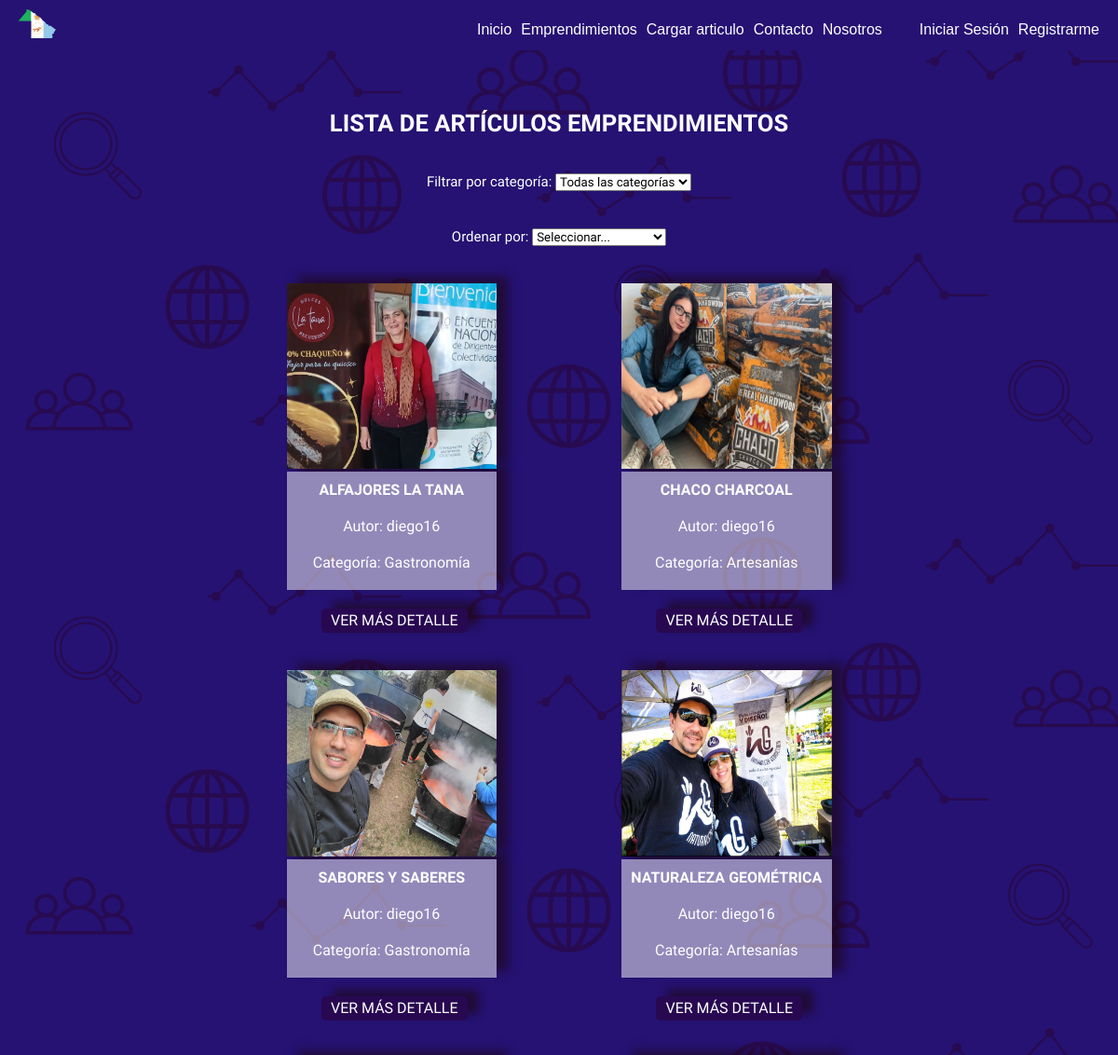
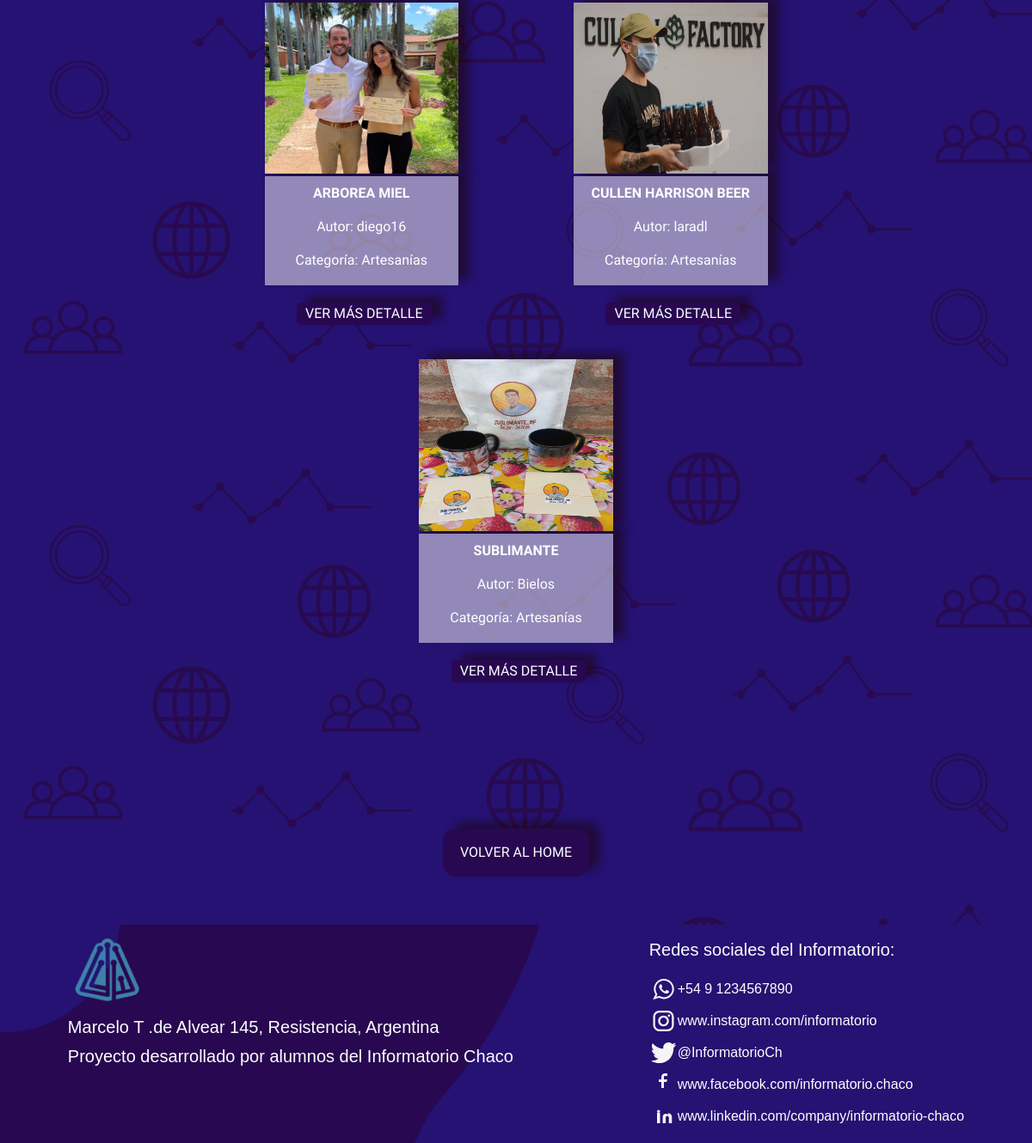
Screenshot of /emprendimientos/articulos/ with the database file from the repository (2 pictures, top to bottom).
### apps/emprendimientos/models.py (models this page shows, shortened)
class Articulo(models.Model):
    titulo = models.CharField(max_length=200)
    contenido = models.TextField()
    autor = models.ForeignKey(User, on_delete=models.CASCADE)
    categoria = models.ForeignKey(Categoria, on_delete=models.SET_NULL, null=True)
    fecha_publicacion = models.DateTimeField(auto_now_add=True)
    imagen = models.ImageField(upload_to='imagenes/', blank=True, null=True)
    destacado = models.BooleanField(default=False)
    visitas = models.PositiveIntegerField(default=0)

class Categoria(models.Model):
    nombre = models.CharField(max_length=100)
    descripcion = models.TextField(blank=True, null=True)

### apps/emprendimientos/views.py (the view)
# urls.py: path('articulos/', ArticuloListView.as_view(), name='lista_articulos'),
class ArticuloListView(ListView):
    model = Articulo
    template_name = 'emprendimientos/lista_articulos.html'
    context_object_name = 'articulos'
    def get_queryset(self):
        queryset = super().get_queryset()
        categoria_id = self.request.GET.get('categoria')
        ordenar_por = self.request.GET.get('ordenar_por')
        if categoria_id:
            queryset = queryset.filter(categoria_id=categoria_id)
        if ordenar_por == 'asc':
            queryset = queryset.order_by('visitas')
        elif ordenar_por == 'desc':
            queryset = queryset.order_by('-visitas')
        elif ordenar_por == 'fecha_asc':
            queryset = queryset.order_by('fecha_publicacion')  # Orden ascendente por fecha
        elif ordenar_por == 'fecha_desc':
            queryset = queryset.order_by('-fecha_publicacion')  # Orden descendente por fecha
        return queryset
    def get_context_data(self, **kwargs):
        context = super().get_context_data(**kwargs)
        context['categorias'] = Categoria.objects.all()
        return context

### templates/emprendimientos/lista_articulos.html (shortened to what this page needs)
{% extends 'base.html' %}
{% block contenido %}
<section class="contenedor__listas">
<div class="titulo__articulos">
    <h2>LISTA DE ARTÍCULOS EMPRENDIMIENTOS</h2>
</div>
    <div class="filtrado__lista">
        <form method="GET" action="">
            <label for="categoria">Filtrar por categoría:</label>
            <select name="categoria" id="categoria" onchange="this.form.submit()">
                <option value="">Todas las categorías</option>
            </select>
        </form>
    </div>
    <div class="ordenar__opciones">
        <form method="GET" action="">
            <label for="ordenar">Ordenar por:</label>
            <select name="ordenar_por" id="ordenar" onchange="this.form.submit()">
                <option value="">Seleccionar...</option>
            </select>
        </form>
    </div>
    <div class="articulos__cargados">
        {% for articulo in object_list %}
        <div class="articulo-item">
            {% if articulo.imagen %}
            <a href="{% url 'emprendimientos:detalle_articulo' articulo.pk %}">
                <img class="imagen__cargadad" src="{{ articulo.imagen.url }}" alt="{{ articulo.titulo }}">
            {% else %}
                <p>No hay imagen disponible</p>
            {% endif %}
                <div class="articulo_caracteristicas">
                    <p class="articulo__titulo"> {{ articulo.titulo }}</p>
                    <p>Autor: {{ articulo.autor }}</p>
                    <p><strong>Categoría:</strong> {{ articulo.categoria.nombre }}</p>
                </div>
            </a>
            <a class="detalles" href="{% url 'emprendimientos:detalle_articulo' articulo.pk %}">VER MÁS DETALLE</a>
        </div>
        {% empty %}
        <div class="zero__articulos">
            <p>No hay artículos disponibles en esta categoría.</p>
        </div>
        {% endfor %}
    </div>
    <div class="boton__home">
        <a class="regreso__home" href="{% url 'index' %}">VOLVER AL HOME</a>
    </div>
</section>
{% endblock contenido %}

### templates/base.html (shortened to what this page needs)
{% load static %}
<!doctype html>
<html lang="en">
    <head>
        <link rel="stylesheet" href="{% static 'css/style.css' %}">
        <link rel="stylesheet" href="{% static 'css/index.css' %}">
        <link rel="stylesheet" href="{% static 'css/reset.css' %}">
        <link rel="stylesheet" href="{% static 'css/lista_articulos.css' %}">
        <link rel="stylesheet" href="{% static 'css/crear_articulo.css' %}">
        <link rel="stylesheet" href="{% static 'css/registro.css' %}">
        <link rel="stylesheet" href="{% static 'css/login.css' %}">
        <link rel="stylesheet" href="{% static 'css/nosotros.css' %}">
        <link rel="stylesheet" href="{% static 'css/detalle_articulo.css' %}">
        <link rel="stylesheet" href="{% static 'css/contacto.css' %}">
        <link rel="stylesheet" href="{% static 'css/perfil.css' %}">
        <link rel="stylesheet" href="{% static 'css/editar_articulo.css' %}">
        <link rel="stylesheet" href="{% static 'css/editar_comentario.css' %}">
        <link rel="stylesheet" href="{% static 'css/eliminar_articulo.css' %}">
    </head>
    <body>
        <div class="contenendor__encabezado">
            <header class="encabezado">
                <div class="log">
                    <img class="logo_chaco" src="{% static 'img/logo_chaco.png' %}" alt="">
                </div>
                <div class="contenedor__navegacion">
                    <nav class="encabezado__navegador">
                        <ul class="encabezado__navegador--lista">
                            <li><a href="{% url 'index' %}" class="navegacion">Inicio</a></li>
                            <li><a href="{% url 'emprendimientos:lista_articulos' %}" class="navegacion">Emprendimientos</a></li>
                            <li><a href="{% url 'emprendimientos:crear_articulo' %}" class="navegacion">Cargar articulo</a></li>
                            <li><a href="{% url 'contacto' %}" class="navegacion">Contacto</a></li>
                            <li><a href="{% url 'nosotros' %}" class="navegacion">Nosotros</a></li>
                        </ul>
                    </nav>
                    <div class="contenedor__registro">
                        <ul class="encabezado__navegador--registro">
                            {% if user.is_authenticated %}
                            <li><a href="{% url 'Usuarios:perfil' %}" class="registros"> Perfil de Usuario</a></li>
                                <li>
                                    <form class="form_registros" action="{% url 'Usuarios:logout' %}" method="post" >
                                       {% csrf_token %}
                                       <button type="submit" class="registros">Cerrar sesión</button>
                                    </form>
                                </li>
                            {% else %}
                                <li><a href="{% url 'Usuarios:login' %}" class="registros">Iniciar Sesión</a></li>
                                <li><a href="{% url 'Usuarios:registro_usuario' %}" class="registros">Registrarme</a></li>
                            {% endif %}
                        </ul>
                    </div>
                </div>
            </header>
        </div>
        <main>
            {% block contenido %}
            {% endblock contenido %}
        </main>
        <footer class="footer__container">
            <div class="footer">
                <div class="footer__logo-container">
                    <img class="footer__logo-icon" src="{% static 'img/infovector.png' %}" alt="">
                    <div class="footer__info-container">
                        <div class="footer__text-info">Marcelo T .de Alvear 145, Resistencia, Argentina</div>
                        <div class="footer__text-info">Proyecto desarrollado por alumnos del Informatorio Chaco</div>
                    </div>
                </div>
                <div class="footer__social-media-container">
                    <div class="footer__social-media-text">Redes sociales del Informatorio:</div>
                    <div class="footer__social-media-icons">
                        <a href="" class="iconos__redes">
                            <img class="footer__social-media-icon" alt="" src="{% static 'img/whatsapp-1.svg' %}" /><h5>+54 9 1234567890</h5>
                        </a>
                        <a href="https://www.instagram.com/informatorio/" class="iconos__redes">
                            <img class="footer__social-media-icon" alt="" src="{% static 'img/instragam-1.svg' %}" /><h5>www.instagram.com/informatorio</h5>
                        </a>
                        <a href="https://x.com/InformatorioCh" class="iconos__redes">
                            <img class="footer__social-media-icon" alt="" src="{% static 'img/twiter-1.svg' %}" /><h5>@InformatorioCh</h5>
                        </a>
                        <a href="https://www.facebook.com/informatorio.chaco" class="iconos__redes">
                            <img class="footer__social-media-icon" alt="" src="{% static 'img/facebook-1.svg' %}" /><h5>www.facebook.com/informatorio.chaco</h5>
                        </a>
                        <a href="https://www.linkedin.com/company/informatorio-chaco/" class="iconos__redes">
                            <img  class="footer__social-media-icon" alt="" src="{% static 'img/LinkedIn-1.svg' %}" /><h5>www.linkedin.com/company/informatorio-chaco</h5>
                        </a>
                    </div>
                </div>
            </div>
        </footer>
    </body>
</html>

### static/css/style.css (style rules this page uses)
* { box-sizing: border-box; font-family: 'Work Sans'; margin: 0; padding: 0; }
html { scroll-behavior: smooth; }
:root { --color-purpura: rgb(40, 8, 81); --color-azulpupura: rgb(38, 18, 115); --color-azul-yankees: #092d51; --color-blanco: rgb(253, 254, 255); --color-negro: rgb(0, 0, 0); }
.contenendor__encabezado { background-color: var(--color-azulpupura); position: fixed; width: 100%; top: 0; left: 0; z-index: 99; }
.encabezado { max-width: 1200px; margin: auto; display: flex; justify-content: space-between; align-items: center; padding: 10px 20px; }
.contenedor__navegacion { display: flex; gap: 40px; padding-top: 10px; }
.encabezado__navegador--lista, .encabezado__navegador--registro { display: flex; gap: 10px; }
a { text-decoration: none; }
.registros, .navegacion { color: var(--color-blanco); font-family: sans-serif; }
.log { width: 40px; }
.logo_chaco { max-width: 40px; }
.footer__container { background-image: url('../img/2.png'); background-size: cover; width: 100%; padding: 10px 0; margin-top: -4px; }
.footer { justify-content: space-around; display: flex; align-items: stretch; max-width: 1200px; margin: 0 auto; color: var(--color-blanco, #092d51); flex-direction: row; flex-wrap: nowrap; }
.footer__logo-icon { max-width: 90px; margin-bottom: -6px; }
.footer__logo-container { display: flex; flex-direction: column; gap: 16px; }
.footer__info-container { display: flex; flex-direction: column; gap: 16px; }
.footer__text-info { color: var(--color-blanco, #F5F5F5); font-size: 20px; font-family: sans-serif; font-style: normal; font-weight: 400; line-height: 18px; }
.footer__social-media-container { text-align: center; padding-top: 5px; }
.footer__social-media-text { color: var(--color-blanco, #F5F5F5); font-size: 20px; font-style: normal; font-weight: 400; line-height: 28px; margin-bottom: 16px; text-align: left; }
.footer__social-media-icon { display: flex; flex-direction: column; flex-wrap: wrap; align-content: flex-start; justify-content: space-evenly; align-items: stretch; }
.iconos__redes { display: flex; flex-direction: row; align-content: center; align-items: center; padding-bottom: 5px; }
h5 { color: var(--color-blanco); }

### static/css/lista_articulos.css (style rules this page uses)
.contenedor__listas { width: 100%; padding-top: 100px; display: flex; flex-direction: column; align-items: center; justify-content: center; background-image: url('../img/fondoprueba.png'); }
.titulo__articulos { padding: 20px 0; font-size: 20px; color: var(--color-blanco); text-align: center; font-weight: bold; font-size: 160%; }
.filtrado__lista { padding: 20px 0; color: var(--color-blanco); font-size: 15px; }
.ordenar__opciones { padding: 20px 0; color: var(--color-blanco); font-size: 15px; }
.articulos__cargados { display: flex; padding: 0px 195px; flex-wrap: wrap; justify-content: center; align-content: center; align-items: center; padding-bottom: 150px; }
.articulo-item { display: flex; padding: 20px 67px; flex-direction: column; align-content: center; align-items: center; justify-content: space-evenly; }
.articulo_caracteristicas { padding-top: 10px; display: flex; flex-direction: column; width: 225.5px; background-color: rgba(255, 255, 255, 0.5); justify-content: center; align-items: center; align-content: center; flex-wrap: nowrap; text-align: center; line-height: 19px; color: var(--color-negro); box-shadow: 12px -7px 10px rgb(28 5 5 / 53%); }
.articulo_caracteristicas .articulo__titulo { display: flex; font-weight: bold; font-size: 100%; }
.detalles { background-color: var(--color-purpura); color: var(--color-blanco); margin: 20px 20px 0px 26px; padding: 5px 10px; border-radius: 5px; text-align: center; box-shadow: 12px -7px 10px rgb(28 5 5 / 53%); }
.imagen__cargadad { width: 225.5px; height: 199.5px; box-shadow: 12px -7px 10px rgb(28 5 5 / 53%); }
.boton__home { display: flex; justify-content: center; align-items: center; background-color: var(--color-purpura); padding: 20px; margin-bottom: 20px; border-radius: 15px; box-shadow: 12px -7px 10px rgb(28 5 5 / 53%); }
.regreso__home { color: var(--color-blanco); }

### static/css/crear_articulo.css (style rules this page uses)
body { font-family: Arial, sans-serif; background-image: url('../img/fondoprueba.png'); color: var(--color-blanco); margin: 0; padding: 0; min-height: 100vh; box-sizing: border-box; }
html, body { height: 100%; }
main { min-height: calc(100vh - 100px); padding-bottom: 40px; }

### static/css/nosotros.css (style rules this page uses)
body { font-family: Arial, sans-serif; }
.nosotros-intro, .nosotros-description, p { text-align: justify; margin-bottom: 20px; color: #ffffff; }

### static/css/contacto.css (style rules this page uses)
* { box-sizing: border-box; margin: 0; padding: 0; }

### rows the page displays
Articulo: imagen (picture), titulo "ALFAJORES LA TANA", autor "diego16", categoria.nombre "Gastronomía"
Articulo: imagen (picture), titulo "CHACO CHARCOAL", autor "diego16", categoria.nombre "Artesanías"
Articulo: imagen (picture), titulo "SABORES Y SABERES", autor "diego16", categoria.nombre "Gastronomía"
Articulo: imagen (picture), titulo "NATURALEZA GEOMÉTRICA", autor "diego16", categoria.nombre "Artesanías"
Articulo: imagen (picture), titulo "ARBOREA MIEL", autor "diego16", categoria.nombre "Artesanías"
Articulo: imagen (picture), titulo "CULLEN HARRISON BEER", autor "laradl", categoria.nombre "Artesanías"
Articulo: imagen (picture), titulo "SUBLIMANTE", autor "Bielos", categoria.nombre "Artesanías"
